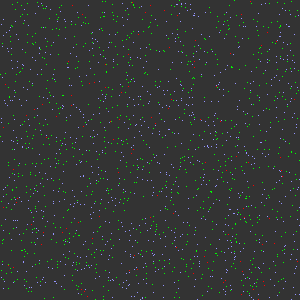
Frame 1 (no input)
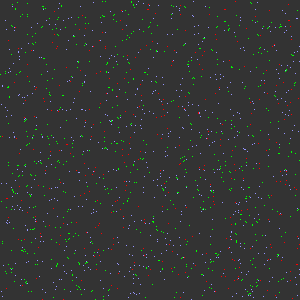
Frame 60 (the mouse pressed at the canvas centre just before this capture)
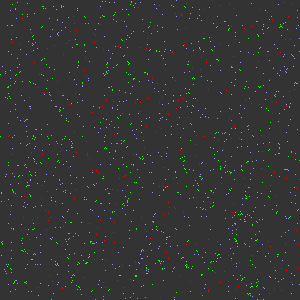
Frame 120 (the mouse held since frame 60 and released just before this capture)

The Processing sketch that drew these frames (run headless with seeded random() and noise(); from frame 60 on, the mouse is pressed at the canvas centre):

// Processing sketch: processing_2143
// ── processing_2143.pde

float WORLD_SIZE = 10;
int nAnts = 1000;
Ant[] antList = new Ant[nAnts];
color cWhite = color(255, 255, 255),
   cGreen = color(0, 255,0),
   cRed = color(255,0,0),
   cBlue = color(150,150,255);
   
World world = new World(1000);

void setup()
{
  size(300, 300); 
  background(0);
  
  for (int iAnt=0;iAnt<nAnts;iAnt++)
    antList[iAnt] = new Ant();  
  
}

void draw()
{
    background(51);
    
    for (int iAnt=0;iAnt<nAnts;iAnt++)
    {
      antList[iAnt].Update();
      antList[iAnt].Draw();      
    }
    
    world.Draw();
}

class Point
{
   float x, y, vx, vy;
   color _color;
   boolean doDraw;
   
   Point()
   { 
     x = random(-WORLD_SIZE/2, WORLD_SIZE/2);
     y = random(-WORLD_SIZE/2, WORLD_SIZE/2);
     doDraw = true;
   }
   
  void Draw()
  {
    if (doDraw)
    {
      set(round(x/WORLD_SIZE * width + width/2),
        round(y/WORLD_SIZE * width + width/2),
        _color);
    }
  }
}

class Ant extends Point
{
  float maxSpeed = 0.1;
  float minStuffDist = 0.05;
  int hasStuff = -1;
  float putDownTime = -1;
  
  Ant()
  {
    _color = cBlue;
  }
  
  void Update()
  {
     vx = vx + (0.5-random(1)) * maxSpeed;
      vy = vy + (0.5-random(1)) * maxSpeed;
      
     float nx = x + (0.5-random(1)) * maxSpeed,// + vx * 1.0/framerate,
      ny = y + (0.5-random(1)) * maxSpeed;// + vy * 1.0/framerate;

    while(nx < -WORLD_SIZE/2) nx+=WORLD_SIZE;
    while(nx > WORLD_SIZE/2) nx-=WORLD_SIZE;
    while(ny < -WORLD_SIZE/2) ny+=WORLD_SIZE;
    while(ny > WORLD_SIZE/2) ny-=WORLD_SIZE;

    x = nx; y = ny;
      
      int stuffIndex = IsNearStuff();
      
      if (stuffIndex != -1) // if near stuff
      {
        if (hasStuff == -1) // if not has stuff
        {
          if (putDownTime < 0) // if not put down stuff recently
          {
            PickUp(stuffIndex);
          }
        }
        else PutDown();
      }
      else putDownTime--;
  }
  
  int IsNearStuff()
  {
    for (int iStuff=0; iStuff<world.stuffList.length; iStuff++)
    {
      Stuff cStuff = world.stuffList[iStuff];
      if (!cStuff.pickedUp)
        if ((x<cStuff.x+minStuffDist) &&
          (x>cStuff.x-minStuffDist) &&
          (y<cStuff.y+minStuffDist) &&
          (y>cStuff.y-minStuffDist))
          {
            return iStuff;
          }
    }
    return -1;
  }
  
  void PickUp(int stuffIndex)
  {
     hasStuff = stuffIndex;
    world.stuffList[hasStuff].pickedUp = true;
    world.stuffList[hasStuff].doDraw = false;
    _color = cRed;
  }
  
  void PutDown()
  {
 
    world.stuffList[hasStuff].pickedUp = false;
    world.stuffList[hasStuff].doDraw = true;
    world.stuffList[hasStuff].x = x;
    world.stuffList[hasStuff].y = y;
    hasStuff = -1;
    putDownTime = 100;
    _color = cBlue;  
  }
}

class Stuff extends Point
{
  boolean pickedUp;
  String name;
  
  Stuff()
  {
    _color = cGreen;
    pickedUp = false;
  }
 
}

class World
{
  Stuff[] stuffList;
  
  World(int nStuff)
  {
    stuffList = new Stuff[nStuff];
    
    for (int iStuff=0; iStuff<nStuff; iStuff++)
    {
      stuffList[iStuff] = new Stuff();
      stuffList[iStuff].name = "stuff"+ iStuff;
    }
    
   /* float stuffSqr = sqrt(nStuff);
    int iStuff = 0;
    for (float iStuffX = 0; iStuffX<stuffSqr; iStuffX++)
    {
      for (float iStuffY = 0; iStuffY<stuffSqr; iStuffY++)
      {
        iStuff++;
        if (iStuff < nStuff)
        {
          stuffList[iStuff].x = (iStuffX)/stuffSqr*WORLD_SIZE - WORLD_SIZE/2.0;
          stuffList[iStuff].y = (iStuffY)/stuffSqr*WORLD_SIZE - WORLD_SIZE/2.0;
        }
      }
    }*/
  }
  
  
 
  
  void Draw()
  {
    for (int iStuff=0; iStuff<stuffList.length; iStuff++)
      stuffList[iStuff].Draw();
  }
}
